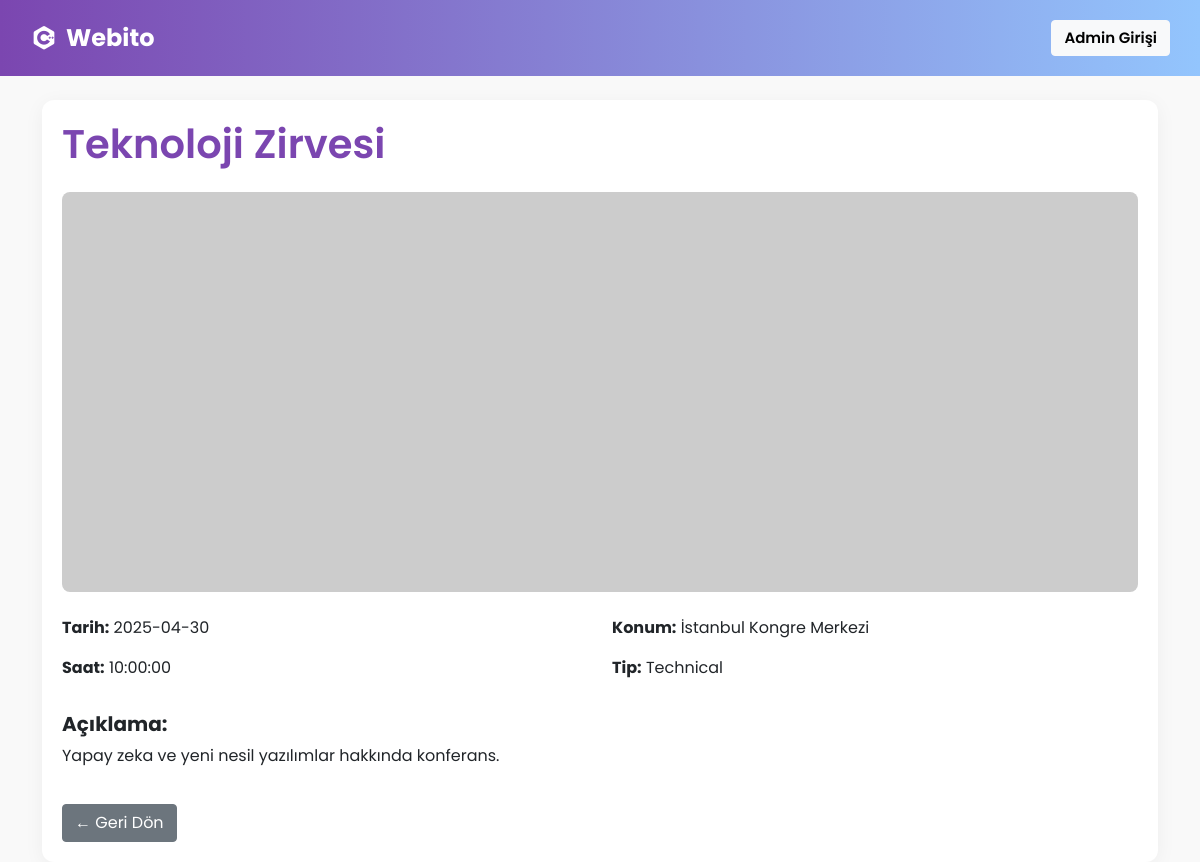
Page /event_detail.php?id=1 on the committed database.
### tables this page shows
CREATE TABLE IF NOT EXISTS `events` (
  `eid` INT(11) NOT NULL AUTO_INCREMENT,
  `name` VARCHAR(255) NOT NULL,
  `description` TEXT NOT NULL,
  `type` ENUM('technical', 'non-technical') NOT NULL,
  `location` VARCHAR(255) NOT NULL,
  `time` TIME DEFAULT NULL,
  `date` DATE DEFAULT NULL,
  `image` VARCHAR(1000) DEFAULT NULL,
  `status` TINYINT(1) NOT NULL DEFAULT 1,
  `olusturma_tarihi` DATETIME NOT NULL DEFAULT CURRENT_TIMESTAMP,
  PRIMARY KEY (`eid`)
);

### event_detail.php (the view, shortened to what this page needs)
<?php
$dbc = mysqli_connect("localhost", "root", "", "webito")
    or die("Veritabanına bağlanılamadı.");
$id = intval($_GET['id']);
$stmt = mysqli_prepare($dbc, "SELECT * FROM events WHERE eid = ? AND status = 1");
mysqli_stmt_bind_param($stmt, "i", $id);
mysqli_stmt_execute($stmt);
$result = mysqli_stmt_get_result($stmt);
$event = mysqli_fetch_assoc($result);
?>
<!DOCTYPE html>
<html lang="tr">
<head>
    <link href="https://cdn.jsdelivr.net/npm/bootstrap@5.1.3/dist/css/bootstrap.min.css" rel="stylesheet">
    <link href="https://unpkg.com/boxicons@2.1.4/css/boxicons.min.css" rel="stylesheet">
</head>
<body>
<div class="top-bar">
    <div class="navbar-brand">
        <i class='bx bxl-c-plus-plus'></i> Webito
    </div>
    <a href="admin/index.php" class="btn btn-light" style="font-family: 'Poppins', sans-serif; font-weight: 600; font-size: 15px;">Admin Girişi</a>
</div>
<div class="container">
    <div class="event-card mt-4">
        <h1 class="mb-4 event-title"><?= htmlspecialchars($event['name']) ?></h1>
        <img src="<?= htmlspecialchars($event['image']) ?>"
             class="event-image mb-4"
             alt="Etkinlik Görseli"
             onerror="this.src='https://via.placeholder.com/800x400?text=G%C3%B6rsel+Yok';">
        <div class="row mb-3">
            <div class="col-md-6">
                <p><strong>Tarih:</strong> <?= htmlspecialchars($event['date']) ?></p>
                <p><strong>Saat:</strong> <?= htmlspecialchars($event['time']) ?></p>
            </div>
            <div class="col-md-6">
                <p><strong>Konum:</strong> <?= htmlspecialchars($event['location']) ?></p>
                <p><strong>Tip:</strong> <?= ucfirst(htmlspecialchars($event['type'])) ?></p>
            </div>
        </div>
        <div>
            <h5><strong>Açıklama:</strong></h5>
            <p><?= nl2br(htmlspecialchars($event['description'])) ?></p>
        </div>
        <a href="index.php" class="btn btn-secondary btn-back">← Geri Dön</a>
    </div>
</div>
</body>
</html>

### event_detail.php (style rules this page uses)
body { background: #f9f9f9; font-family: 'Poppins', sans-serif; }
.top-bar { background: linear-gradient(to right, #7b46b0, #93c5fd); padding: 15px 30px; color: white; display: flex; justify-content: space-between; align-items: center; }
.top-bar .navbar-brand { font-size: 24px; font-weight: 700; display: flex; align-items: center; gap: 8px; }
.top-bar .navbar-brand i { font-size: 28px; }
.event-card { background: #fff; border-radius: 12px; box-shadow: 0 4px 20px rgba(0,0,0,0.05); padding: 20px; margin-top: 40px; }
.event-image { border-radius: 8px; max-height: 400px; object-fit: cover; width: 100%; }
.btn-back { margin-top: 20px; }
.event-title { color: #7b46b0; font-weight: 600; }

### rows in the picture
events: name "Teknoloji Zirvesi", date "2025-04-30", time "10:00:00", location "İstanbul Kongre Merkezi", type "Technical", description "Yapay zeka ve yeni nesil yazılımlar hakkında konferans."
